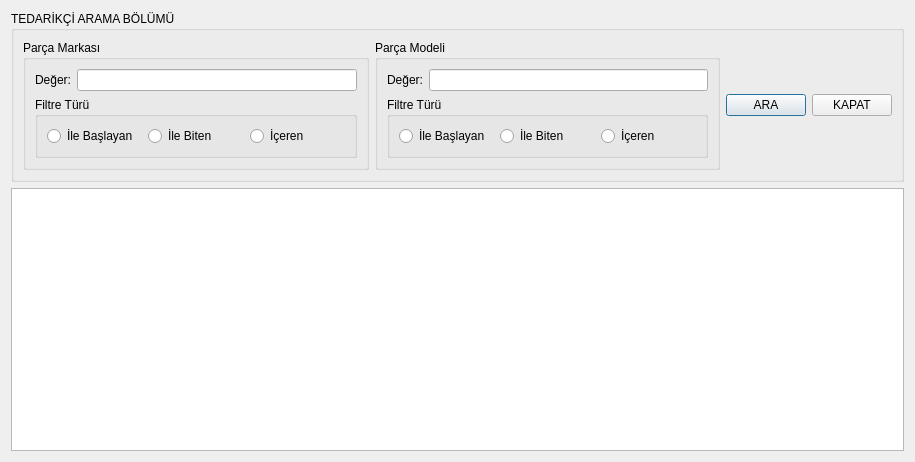
<?xml version="1.0" encoding="UTF-8"?>
<ui version="4.0">
 <class>TMOTedarikciDuzenleme</class>
 <widget class="QDialog" name="TMOTedarikciDuzenleme">
  <property name="geometry">
   <rect>
    <x>0</x>
    <y>0</y>
    <width>915</width>
    <height>462</height>
   </rect>
  </property>
  <property name="windowTitle">
   <string>Dialog</string>
  </property>
  <layout class="QGridLayout" name="gridLayout_6">
   <item row="0" column="0">
    <widget class="QGroupBox" name="GPAramaBolumu">
     <property name="title">
      <string>TEDARİKÇİ ARAMA BÖLÜMÜ</string>
     </property>
     <layout class="QGridLayout" name="gridLayout_5">
      <item row="0" column="0">
       <widget class="QGroupBox" name="GPParcaMarkasi">
        <property name="title">
         <string>Parça Markası</string>
        </property>
        <layout class="QGridLayout" name="gridLayout_2">
         <item row="0" column="0">
          <widget class="QLabel" name="LPMarkasiDeger">
           <property name="text">
            <string>Değer:</string>
           </property>
          </widget>
         </item>
         <item row="0" column="1">
          <widget class="QLineEdit" name="LEPMarkasiDeger"/>
         </item>
         <item row="1" column="0" colspan="2">
          <widget class="QGroupBox" name="GPPMarkasiFiltreTuru">
           <property name="title">
            <string>Filtre Türü</string>
           </property>
           <layout class="QGridLayout" name="gridLayout">
            <item row="0" column="0">
             <widget class="QRadioButton" name="RBPMarkasiFTIleBaslayan">
              <property name="text">
               <string>İle Başlayan</string>
              </property>
             </widget>
            </item>
            <item row="0" column="1">
             <widget class="QRadioButton" name="RBPMarkasiFTIleBiten">
              <property name="text">
               <string>İle Biten</string>
              </property>
             </widget>
            </item>
            <item row="0" column="2">
             <widget class="QRadioButton" name="RBPMarkasiFTIceren">
              <property name="text">
               <string>İçeren</string>
              </property>
             </widget>
            </item>
           </layout>
          </widget>
         </item>
        </layout>
       </widget>
      </item>
      <item row="0" column="1">
       <widget class="QGroupBox" name="GPParcaModeli">
        <property name="title">
         <string>Parça Modeli</string>
        </property>
        <layout class="QGridLayout" name="gridLayout_4">
         <item row="0" column="0">
          <widget class="QLabel" name="LPModeliDeger">
           <property name="text">
            <string>Değer:</string>
           </property>
          </widget>
         </item>
         <item row="0" column="1">
          <widget class="QLineEdit" name="LEPModeliDeger"/>
         </item>
         <item row="1" column="0" colspan="2">
          <widget class="QGroupBox" name="GPPModeliFiltreTuru">
           <property name="title">
            <string>Filtre Türü</string>
           </property>
           <layout class="QGridLayout" name="gridLayout_3">
            <item row="0" column="0">
             <widget class="QRadioButton" name="RBPModeliFTIleBaslayan">
              <property name="text">
               <string>İle Başlayan</string>
              </property>
             </widget>
            </item>
            <item row="0" column="1">
             <widget class="QRadioButton" name="RBPModeliIFTIleBiten">
              <property name="text">
               <string>İle Biten</string>
              </property>
             </widget>
            </item>
            <item row="0" column="2">
             <widget class="QRadioButton" name="RBPModeliFTIceren">
              <property name="text">
               <string>İçeren</string>
              </property>
             </widget>
            </item>
           </layout>
          </widget>
         </item>
        </layout>
       </widget>
      </item>
      <item row="0" column="2">
       <widget class="QPushButton" name="PBAra">
        <property name="text">
         <string>ARA</string>
        </property>
       </widget>
      </item>
      <item row="0" column="3">
       <widget class="QPushButton" name="PBKapat">
        <property name="text">
         <string>KAPAT</string>
        </property>
       </widget>
      </item>
     </layout>
    </widget>
   </item>
   <item row="1" column="0">
    <widget class="QTableWidget" name="tableWidget"/>
   </item>
  </layout>
 </widget>
 <resources/>
 <connections/>
</ui>
